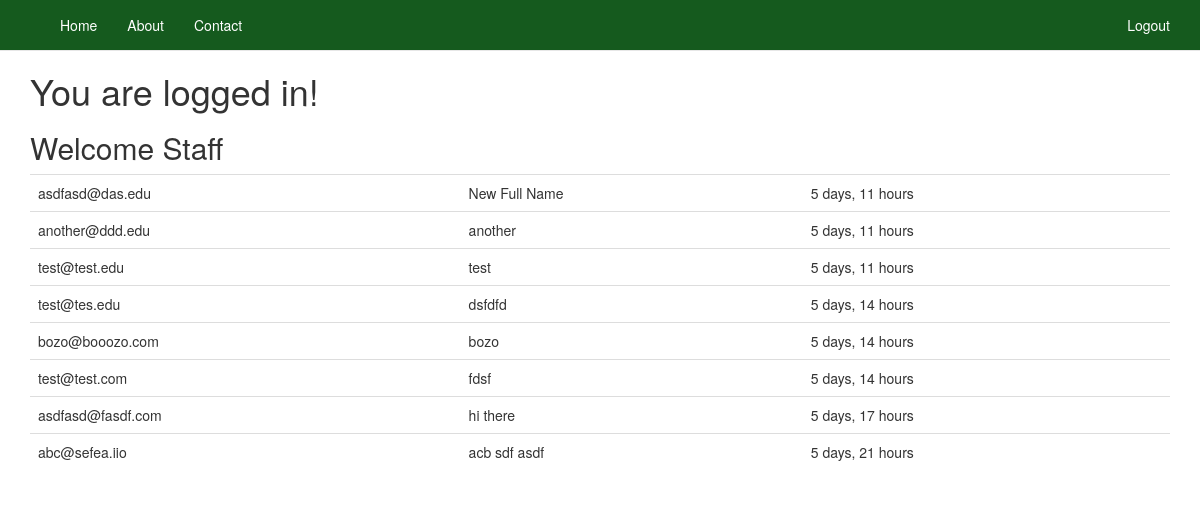
The app's page / (signed in) with its own data.
### newsletter/models.py (models this page shows)
class SignUp(models.Model):
    email = models.EmailField()
    full_name = models.CharField(max_length=120, default='', blank=True, null=True)
    timestamp = models.DateTimeField(auto_now_add=True, auto_now=False)
    updated = models.DateTimeField(auto_now_add=False, auto_now=True)
    def __unicode__(self):
        return self.email

### newsletter/views.py (the view, shortened to what this page needs)
# urls.py: 2. Add a URL to urlpatterns:  url(r'^$', views.home, name='home')
def home(request):
    title = 'Sign Up Now'
    form = SignUpForm(request.POST or None)
    context = {
        "template_title": title,
        "form": form
    }
    if request.user.is_authenticated() and request.user.is_staff:
        queryset=SignUp.objects.all().order_by('-timestamp')
        context = {
            "queryset": queryset
        }
    return render(request, "home.html",context)

### templates/home.html (shortened to what this page needs)
 {% extends "base.html" %}
 {% load crispy_forms_tags %}
 {% load staticfiles %}
{% block content %}
{% if request.user.is_authenticated %}
    <h1> You are logged in!</h1>
    {% if queryset %}
    <h2>Welcome Staff</h2>
    <table class ='table'>
    {% for instance in queryset %}
        <tr><td>{{ instance }}</td><td> {{ instance.full_name }}</td><td> {{ instance.timestamp | timesince }}</td></tr>
    {% endfor %}
    </table>
{% endif %}
{% endif %}
{% endblock content %}

### templates/base.html (shortened to what this page needs)
{% load staticfiles %}
<!DOCTYPE html>
<html lang="en">
  <head>
    {% include 'head_css.html' %}
  </head>
  <body>
    {% include 'navbar.html' %}
    <div class="container">
        {% block content %}
        {% endblock %}
    </div>
  </body>
</html>

### templates/head_css.html
    {% load staticfiles %}
    <link href="{% static 'css/bootstrap.min.css' %}" rel="stylesheet">
    <link rel="stylesheet" href="https://maxcdn.bootstrapcdn.com/font-awesome/4.4.0/css/font-awesome.min.css">
    <link href="{% static 'css/navbar-static-top.css' %}" rel="stylesheet">
    <link href="{% static 'css/custom.css' %}" rel="stylesheet">

### templates/navbar.html (shortened to what this page needs)
{% load staticfiles %}
<nav class="navbar navbar-default navbar-static-top">
      <div class="container">
        <div class="navbar-header">
          <a class="navbar-brand" href="{% url 'home' %}"><img src - " {% static 'img/mvp_landing_logo.png' %} "/> </a>
        </div>
        <div id="navbar" class="navbar-collapse collapse">
          <ul class="nav navbar-nav">
            <li><a href="/">Home</a></li>
            <li><a href="{% url 'about' %}">About</a></li>
            <li><a href="{% url 'contact' %}">Contact</a></li>
          </ul>
          <ul class="nav navbar-nav navbar-right">
            {% if request.user.is_authenticated %}
            <li><a href="{% url 'auth_logout' %}">Logout</a></li>
            {% else %}
            <li><a href="{% url 'registration_register' %}">Sign Up</a></li>
            {% endif %}
          </ul>
        </div>
      </div>
    </nav>

### templates/javascript.html (shortened to what this page needs)
{% load staticfiles %}

### static_in_pro/our_static/css/navbar-static-top.css (style rules this page uses)
body { min-height: 2000px; }
.navbar-static-top { margin-bottom: 0px; background-color:#155A1E; color: #FFF; }
.navbar-default .navbar-brand { color: #FFF; }
.navbar-default .navbar-nav>li>a { color: #FFF; }

### records on screen
SignUp: email "asdfasd@das.edu", full_name "New Full Name", timestamp "5 days, 11 hours"
SignUp: email "another@ddd.edu", full_name "another", timestamp "5 days, 11 hours"
SignUp: email "test@test.edu", full_name "test", timestamp "5 days, 11 hours"
SignUp: email "test@tes.edu", full_name "dsfdfd", timestamp "5 days, 14 hours"
SignUp: email "bozo@booozo.com", full_name "bozo", timestamp "5 days, 14 hours"
SignUp: email "test@test.com", full_name "fdsf", timestamp "5 days, 14 hours"
SignUp: email "asdfasd@fasdf.com", full_name "hi there", timestamp "5 days, 17 hours"
SignUp: email "abc@sefea.iio", full_name "acb sdf asdf", timestamp "5 days, 21 hours"
